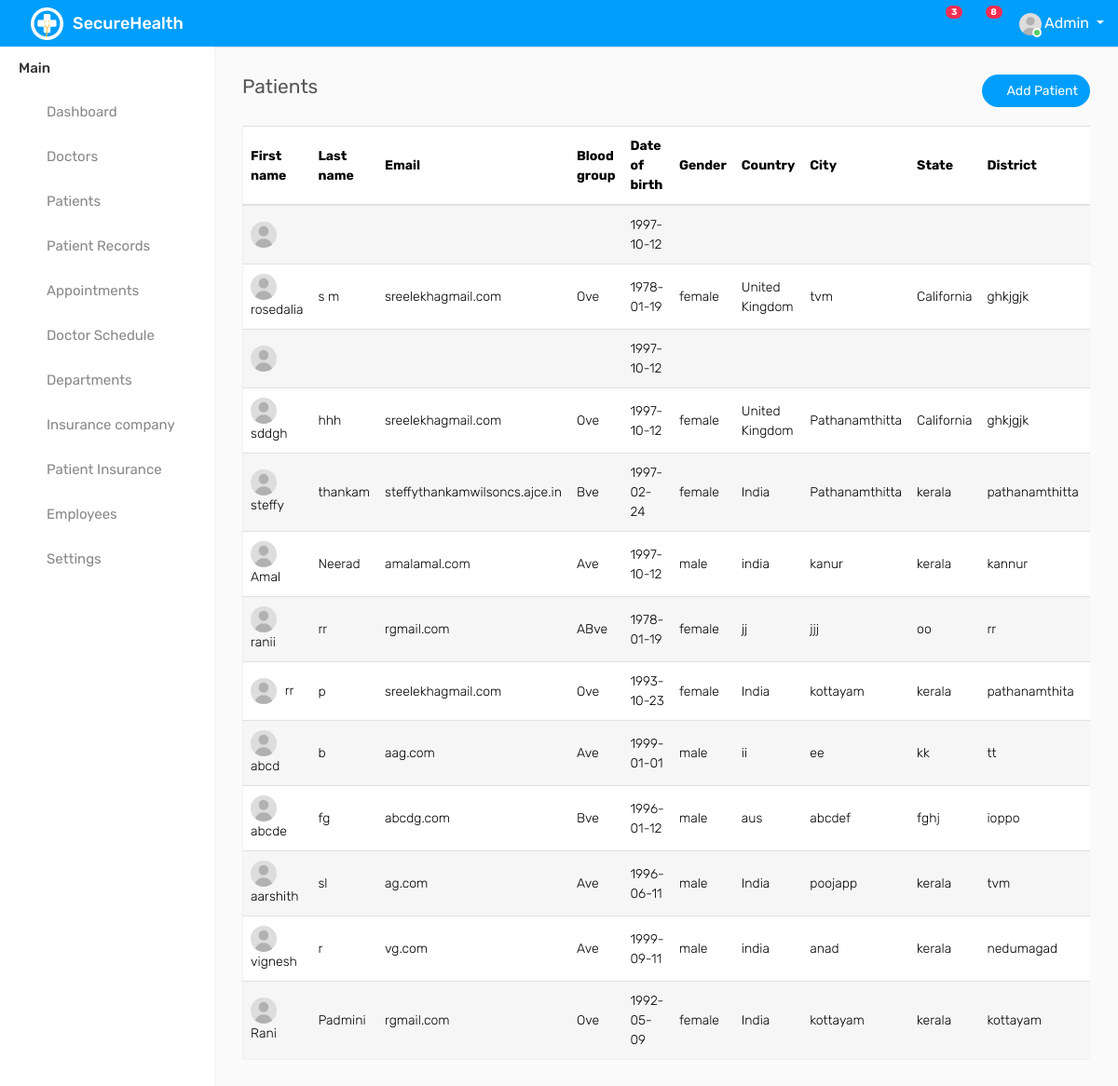
The page /patientdetails (signed in) on the database its author committed.
### secureHealth/models.py (models this page shows, shortened)
class patientRegistrationDatas(models.Model):
    first_name = models.TextField()
    last_name = models.TextField()
    username = models.TextField()
    email =  models.TextField()
    blood_group= models.TextField()
    password = models.TextField()
    date_of_birth = models.TextField()
    address = models.TextField()
    gender = models.TextField()
    country = models.TextField()
    city = models.TextField(default="tvm")
    state = models.TextField()
    district = models.TextField()
    pincode = models.TextField()
    mobile_number = models.TextField()
    status = models.TextField()
    doctor_name = models.TextField(default="Dr Anitha Samuel")
    hospital_name = models.TextField(default="cm hospital")
    insurance = models.TextField(default="yes")
    class Meta:
        verbose_name_plural="Patient Registration Details"

### secureHealth/views.py (the view)
# urls.py: path('patientdetails',views.patientdetails,name="patientdetails"),
def patientdetails(request):
    hospital = request.session['hospital']
    patient_details = patientRegistrationDatas.objects.filter(hospital_name=hospital)
    patient_data = []
    for patient_info in patient_details:
        first_name = enc_decr.decrypt(patient_info.first_name)
        last_name = enc_decr.decrypt(patient_info.last_name)
        email = enc_decr.decrypt(patient_info.email)
        date_of_birth = patient_info.date_of_birth
        blood_group = enc_decr.decrypt(patient_info.blood_group)
        gender = enc_decr.decrypt(patient_info.gender)
        country = enc_decr.decrypt(patient_info.country)
        city = enc_decr.decrypt(patient_info.city)
        state = enc_decr.decrypt(patient_info.state)
        district = enc_decr.decrypt(patient_info.district)
        pincode = enc_decr.decrypt(patient_info.pincode)
        mobile_number = enc_decr.decrypt(patient_info.mobile_number)
        status= enc_decr.decrypt(patient_info.status)
        decrypt_patient_details = {'id':patient_info.id,'email':email,'first_name':first_name,'last_name':last_name,'date_of_birth':date_of_birth,'blood_group':blood_group,'gender':gender,'country':country,'city':city,'state':state,'district':district,'pincode':pincode,'mobile_number':mobile_number,'status':status}
        patient_data.append(decrypt_patient_details)
    return render(request,'secureHealth/patients.html',{'patients':patient_data})

### secureHealth/sh_encryption/enc_decr.py (called while the page is built)
def decrypt(output_d):
    n=187
    def double_decr(from_double):
        set_value = 2
        double_decrypt = ""
        for data in from_double:
            if (set_value % 2 == 0):
                double_decrypt = double_decrypt + data
            set_value = set_value + 1
        return (double_decrypt)
    encrypted_code=output_d
    double_decrypted_data=double_decr(encrypted_code)
    d=23
    decrypted_info=file_encrypt.data_decrypt(double_decrypted_data,d,n)
    return(decrypted_info)

### secureHealth/sh_encryption/mod.py (called while the page is built)
def asym_dec(enc,d,n):
    dec = (enc**d) % n
    return(dec)

### secureHealth/templates/secureHealth/patients.html (shortened to what this page needs)
{% extends 'secureHealth/base.html' %}
{% load static %}
{% block content %}
<div class="col-sm-4 col-3">
    <h4 class="page-title">Patients</h4>
</div>
<div class="col-sm-8 col-9 text-right m-b-20">
    <a href="{% url 'addPatient' %}" class="btn btn btn-primary btn-rounded float-right"><i class="fa fa-plus"></i> Add Patient</a>
</div>
</div>
<div class="row">
<div class="col-md-12">
    <div class="table-responsive">
        <table class="table table-border table-striped custom-table datatable mb-0">
            <thead>
                <tr>
                    <th>First name</th>
                    <th>Last name</th>
                    <th>Email</th>
                    <th>Blood group</th>
                    <th>Date of birth</th>
                    <th>Gender</th>
                    <th>Country</th>
                    <th>City</th>
                    <th>State</th>
                    <th>District</th>
                    <th>Pincode</th>
                </tr>
            </thead>
            <tbody>
                {% for patient in patients %}
                <tr>
                    <td><img width="28" height="28" src="{% static 'assets2/img/user.jpg' %}" class="rounded-circle m-r-5" alt=""> {{patient.first_name}}</td>
                    <td>{{patient.last_name}}</td>
                    <td>{{patient.email}}</td>
                    <td>{{patient.blood_group}}</td>
                    <td>{{patient.date_of_birth}}</td>
                    <td>{{patient.gender}}</td>
                    <td>{{patient.country}}</td>
                    <td>{{patient.city}}</td>
                    <td>{{patient.state}}</td>
                    <td>{{patient.district}}</td>
                    <td>{{patient.pincode}}</td>
                </tr>
                {% endfor %}
            </tbody>
        </table>
    </div>
</div>
</div>
{% endblock %}

### rows shown on the page
patientRegistrationDatas: date_of_birth "1997-10-12", first_name "rosedalia", last_name "s m", email "sreelekhagmail.com", blood_group "Ove", date_of_birth "1978-01-19", gender "female", country "United Kingdom", city "tvm", state "California", district "ghkjgjk", first_name "ranii", last_name "rr", email "rgmail.com", blood_group "ABve", country "jj", city "jjj", state "oo", district "rr", first_name "rr", last_name "p", date_of_birth "1993-10-23", country "India", city "kottayam", state "kerala", district "pathanamthita", first_name "Rani", last_name "Padmini", date_of_birth "1992-05-09", district "kottayam"
patientRegistrationDatas: date_of_birth "1997-10-12", first_name "sddgh", last_name "hhh", email "sreelekhagmail.com", blood_group "Ove", date_of_birth "1997-10-12", gender "female", country "United Kingdom", city "Pathanamthitta", state "California", district "ghkjgjk", first_name "steffy", last_name "thankam", email "steffythankamwilsoncs.ajce.in", blood_group "Bve", date_of_birth "1997-02-24", country "India", state "kerala", district "pathanamthitta", first_name "Amal", last_name "Neerad", email "amalamal.com", blood_group "Ave", gender "male", country "india", city "kanur", district "kannur", first_name "abcde", last_name "fg", email "abcdg.com", date_of_birth "1996-01-12", country "aus", city "abcdef", state "fghj", district "ioppo"
patientRegistrationDatas: date_of_birth "1999-01-01"
patientRegistrationDatas: date_of_birth "1996-06-11"
patientRegistrationDatas: date_of_birth "1999-09-11"

### other values the page prints
{{ patient.first_name }} "abcd" "aarshith" "vignesh"
{{ patient.last_name }} "b" "sl" "r"
{{ patient.email }} "aag.com" "ag.com" "vg.com"
{{ patient.blood_group }} "Ave" "Ave" "Ave"
{{ patient.gender }} "male" "male" "male"
{{ patient.country }} "ii" "India" "india"
{{ patient.city }} "ee" "poojapp" "anad"
{{ patient.state }} "kk" "kerala" "kerala"
{{ patient.district }} "tt" "tvm" "nedumagad"
